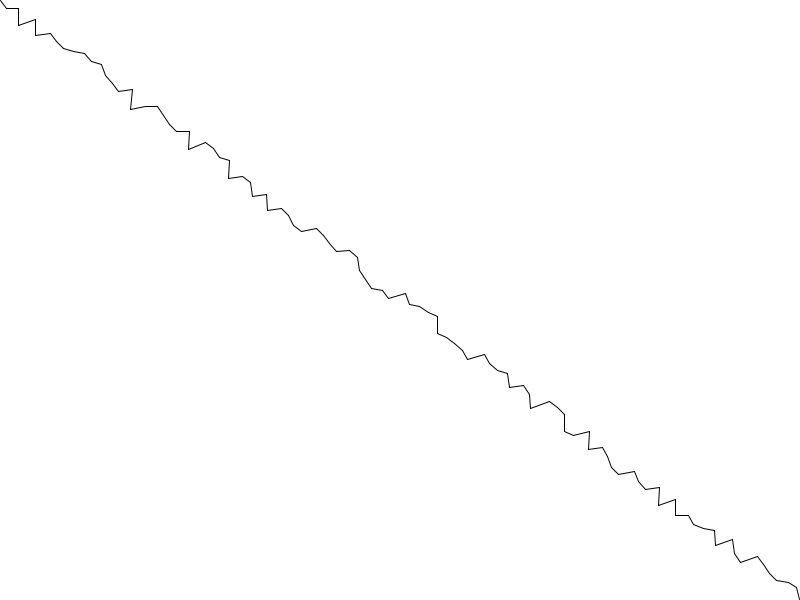
Frame 1 (no input)
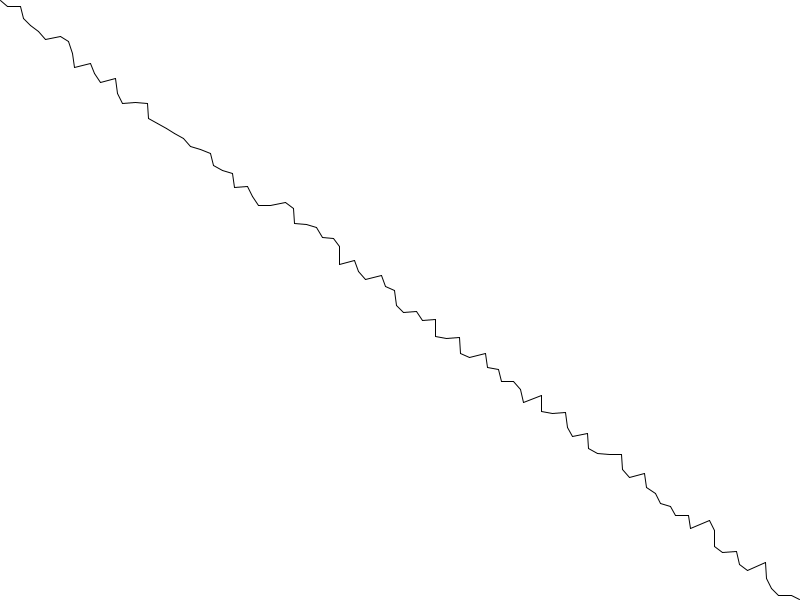
Frame 2 (the mouse pressed at the canvas centre, redrawn once)

The Processing sketch that drew these frames (run headless with seeded random() and noise(); the mouse was pressed at the canvas centre and the sketch redrawn once):

// Processing sketch: line
// ── line.pde
int step, limit;
float x1, y1, x2, y2;

void setup() {
    size(800, 600);

    step = 10;
    limit = 10;
    x1 = 0;
    y1 = 0;
    x2 = width - 1;
    y2 = height - 1;
}

void draw() {
    background(255);
    myLine(x1, y1, x2, y2, step, limit);
    noLoop();
}

void mouseMoved() {
    step = round(map(mouseX, 0, width - 1, 1, 50));
    limit = round(map(mouseY, 0, height, 0, 20));
    redraw();
}

void setRandomPosition() {
    // point de départ
    x1 = random(0, width - 1);
    y1 = random(0, height - 1);

    // point d'arrivée
    x2 = random(0, width - 1);
    y2 = random(0, height - 1);

    // println("x1, y1, x2, y2");
    // println(x1);
    // println(y1);
    // println(x2);
    // println(y2);
}

void myLine(float x1, float y1, float x2, float y2, int step, int limit) {
    PVector v = new PVector(x2 - x1, y2 - y1);
    pushMatrix();
    translate(x1, y1);
    rotate(v.heading());
    float y;
    float prevX = 0;
    float prevY = 0;

    for (float x = step; x < v.mag(); x = x + step) {
        y = random(-limit, limit);
        line(prevX, prevY, x, y);
        prevX = x;
        prevY = y;
    }

    line(prevX, prevY, v.mag(), 0);
    popMatrix();
}
